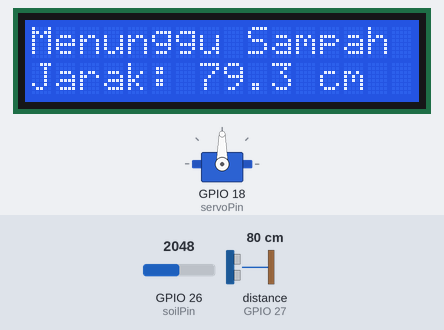
A sketch run on a simulated ESP32. On the bench: servo, 16×2 character LCD. Wiring (inferred from the names in the program): ultrasonic range finder: trigger GPIO 14; echo GPIO 27. The inputs (shaded band) are chosen by the test bench; at power-on: distance to the obstacle (sensor on GPIO 27) 80 cm, GPIO 26 (soilPin) = 2048. The echo pulse lasts 58.3 µs per cm; what the sketch prints to the serial monitor is not drawn.

Above: at 3.2 s.
3.3 s: distance to the obstacle (sensor on GPIO 27) set to 17 cm
At 4.7 s:
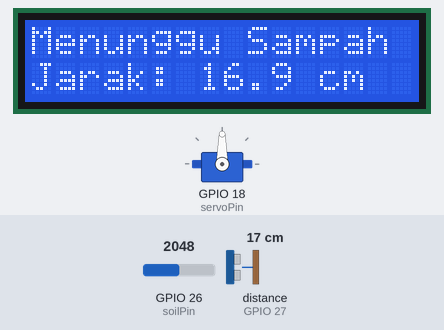
5.0 s: distance to the obstacle (sensor on GPIO 27) set to 13 cm
At 7.7 s:
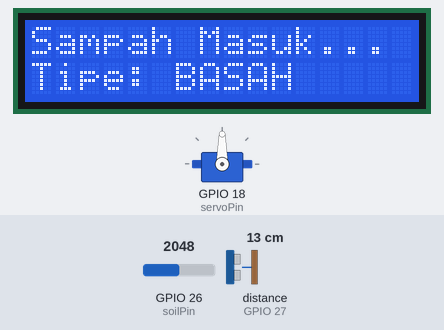
8.0 s: distance to the obstacle (sensor on GPIO 27) set to 18 cm
11.0 s: distance to the obstacle (sensor on GPIO 27) set to 2 cm
At 11.5 s:
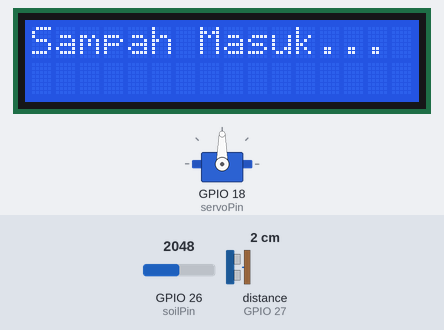
14.0 s: distance to the obstacle (sensor on GPIO 27) set to 299 cm
17.0 s: distance to the obstacle (sensor on GPIO 27) set to 4 cm
At 20.92 s:
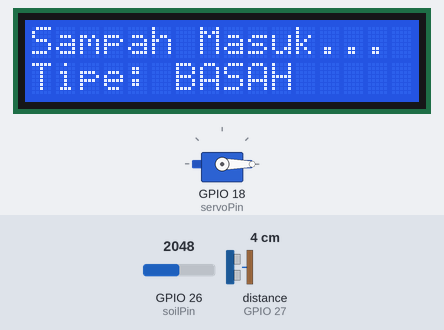
Timing chart, 0 to 21.0 s (numbered marks = the images above; inputs shaded):
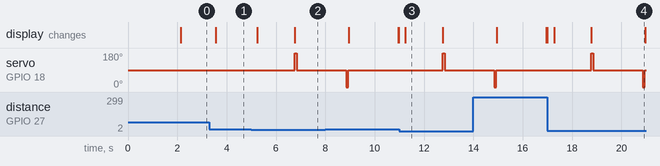

The sketch:

pemilah_sampah_fix.ino
```cpp
#include <ESP32Servo.h>
#include <Wire.h>
#include <LiquidCrystal_I2C.h>

// ================= PENGATURAN PIN =================
const int servoPin = 18;
const int trigPin = 14;
const int echoPin = 27;
const int soilPin = 26;

// ================= OBJEK KOMPONEN =================
Servo servo360;
LiquidCrystal_I2C lcd(0x27, 16, 2);

// ================= VARIABEL & BATASAN =================
const int jarakDeteksi = 15;
const int batasBasah = 2500;

// WAKTU KALIBRASI SUDUT (SIMULASI 30 DERAJAT)
// Waktu diturunkan ke 85ms agar ayunan sangat pendek (sekitar 30 derajat)
const int waktuSwing = 85;

void setup() {
  Serial.begin(115200);

  pinMode(trigPin, OUTPUT);
  pinMode(echoPin, INPUT);

  servo360.attach(servoPin, 500, 2500);
  // 90 = Perintah BERHENTI MUTLAK untuk Servo 360
  servo360.write(90);

  lcd.init();
  lcd.backlight();
  lcd.setCursor(0, 0);
  lcd.print("Sistem Pemilah");
  lcd.setCursor(0, 1);
  lcd.print("Sampah Otomatis");
  delay(2000);
  lcd.clear();

  Serial.println("Sistem siap...");
}

float bacaJarak() {
  digitalWrite(trigPin, LOW);
  delayMicroseconds(2);
  digitalWrite(trigPin, HIGH);
  delayMicroseconds(10);
  digitalWrite(trigPin, LOW);

  long duration = pulseIn(echoPin, HIGH);
  float distance = duration * 0.034 / 2;
  return distance;
}

// Fungsi memutar servo dengan bukaan ~30 derajat
void pilahSampah(String tipe) {
  if (tipe == "BASAH") {
    Serial.println("Ayunan Basah -> KANAN (30 Derajat)");

    // 1. BUKA KATUP 30 DERAJAT KE KANAN
    servo360.write(180);           // Motor berputar ke kanan
    delay(waktuSwing);             // Menyala sangat sebentar (85ms)

    // 2. TAHAN POSISI
    servo360.write(90);            // Hentikan motor agar katup tertahan miring
    delay(2000);                   // Beri waktu 2 detik agar sampah meluncur turun

    // 3. KEMBALIKAN KE TENGAH
    servo360.write(0);             // Motor berputar ke kiri untuk kembali
    delay(waktuSwing);             // Waktu kembali (85ms)
  }
  else if (tipe == "KERING") {
    Serial.println("Ayunan Kering -> KIRI (30 Derajat)");

    // 1. BUKA KATUP 30 DERAJAT KE KIRI
    servo360.write(0);             // Motor berputar ke kiri
    delay(waktuSwing);             // Menyala sangat sebentar (85ms)

    // 2. TAHAN POSISI
    servo360.write(90);            // Hentikan motor
    delay(2000);

    // 3. KEMBALIKAN KE TENGAH
    servo360.write(180);           // Motor berputar ke kanan untuk kembali
    delay(waktuSwing);
  }

  // Pastikan motor terkunci diam di posisi tengah
  servo360.write(90);
}

void loop() {
  float jarak = bacaJarak();

  if (jarak > 0 && jarak <= jarakDeteksi) {
    lcd.clear();
    lcd.setCursor(0, 0);
    lcd.print("Sampah Masuk...");

    delay(1500); // Tunggu sampah menyentuh plat sensor

    int kelembaban = analogRead(soilPin);
    Serial.print("Nilai Kelembaban: ");
    Serial.println(kelembaban);

    lcd.setCursor(0, 1);
    if (kelembaban < batasBasah) {
      lcd.print("Tipe: BASAH   ");
      pilahSampah("BASAH");
    } else {
      lcd.print("Tipe: KERING  ");
      pilahSampah("KERING");
    }

    lcd.clear();
    lcd.setCursor(0, 0);
    lcd.print("Selesai Memilah");
    delay(2000);
    lcd.clear();
  }
  else {
    lcd.setCursor(0, 0);
    lcd.print("Menunggu Sampah ");
    lcd.setCursor(0, 1);
    lcd.print("Jarak: ");
    lcd.print(jarak, 1);
    lcd.print(" cm   ");
    delay(250);
  }
}
```

Measured:
- the behaviour switches between 16 and 15 cm on distance to the obstacle (sensor on GPIO 27) (found by bisection; images 1 and 2)
- after the input at 3.3 s, the display: changes after 0.26 s (image 1)
- after the input at 5.0 s, servo on GPIO 18 (servoPin): 90° → 180° after 1.8 s, → 90° 0.09 s later; the display: first changes after 0.24 s (image 2 shows a later state)
- after the input at 11.0 s, servo on GPIO 18 (servoPin): 90° → 180° after 1.8 s, → 90° 0.09 s later; the display: changes after 0.25 s (image 3)
- after the input at 17.0 s, servo on GPIO 18 (servoPin): 90° → 180° after 1.8 s, → 90° 0.09 s later, → 0° 2.0 s later, → 90° 0.09 s later; the display: first differs from a run without the input after 0.27 s (image 4 shows a later state)
- what the display in image 3 shows lasts 1.6 s, from 11.2 s to 12.8 s
- what the display in image 4 shows lasts 2.2 s, from 18.8 s to 21.0 s
